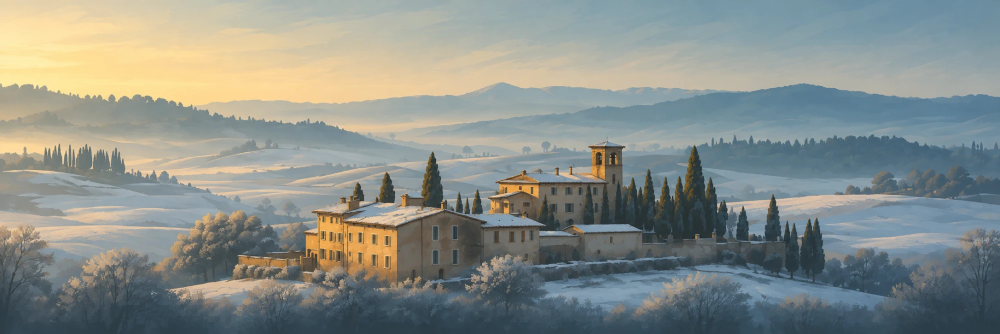
#> input picture design/what-we-do/valley-source.webp, 2000 x 667 px (shown at 1/2 size)
$ python cloud_wall.py ../../design/what-we-do/valley-source.webp out.png   (older library calls are emulated)
#> lines starting #> are read from the running program, lines starting #| are printed output that depends on the picture
"""
The cloud wall over the film's two hard cuts (lib/journey/veils.ts): the top of a bank of
cumulus, as it rises past the camera.

    python3 scripts/journey/cloud_wall.py <cloud-frame.png> <out.webp> [--seed 1] [--shade 1.0]
    python3 scripts/journey/cloud_wall.py <cloud-frame.png> <out.webp> --inside

The outline is built the way cumulus grows: large billows along the bank, smaller ones on
their tops, smaller still on those, a little ragged at the very edge (soft, wispy, never a
hard cut-out). Each billow is lit from above like a ball of cloud (bright tops, soft blue
grey under them), and the fine texture is the film's own cloud (a frame inside the cloud,
high-pass), so it reads as real vapour. It tiles left to right; its bottom fades out over
the inside of the cloud.

--inside: the inside of the cloud, which the wall shows between its edges: the film's own
view from inside the cloud, lightened into the same colours, mirrored below itself so it
repeats downwards without a seam.
"""
import argparse

import cv2
import numpy as np

p = argparse.ArgumentParser()
p.add_argument("src", help="a film frame inside the cloud (texture)")
p.add_argument("out")
p.add_argument("--seed", type=int, default=1)
p.add_argument("--shade", type=float, default=1.0, help="below 1: a little greyer (a layer further back)")
p.add_argument("--inside", action="store_true", help="the inside of the cloud instead of its edge")
a = p.parse_args()
rng = np.random.default_rng(a.seed)
LIT = np.array([1.0, 0.995, 0.985])
SHADOW = np.array([0.6, 0.67, 0.79])

if a.inside:
    g = cv2.imread(a.src, cv2.IMREAD_GRAYSCALE).astype(np.float32) / 255
    g = cv2.resize(g, (2560, 1440), interpolation=cv2.INTER_AREA)
    # Its forms, without the frame's overall light falling off to one side.
    g = g - cv2.GaussianBlur(g, (0, 0), 220) + g.mean()
    lo, hi = np.percentile(g, 1), np.percentile(g, 99.5)
    light = 0.62 + 0.38 * np.clip((g - lo) / (hi - lo), 0, 1)
    c = SHADOW + (LIT - SHADOW) * light[..., None]
    c = np.vstack([c, c[::-1]])
    cv2.imwrite(a.out, (np.clip(c, 0, 1)[..., ::-1] * 255).round().astype(np.uint8), [cv2.IMWRITE_WEBP_QUALITY, 80])
    raise SystemExit

W, H = 2560, 720
yy, xx = np.mgrid[0:H, 0:W].astype(np.float32)
acc = np.zeros((H, W), np.float32)  # the billows, blended softly into one surface
K = 4.0


def billow(cx, cy, r):
    """A ball of cloud, added to the surface (a soft max, so neighbours melt together)."""
    y0, y1 = max(0, int(cy - r - 2)), min(H, int(cy + r + 3))
    if y0 >= y1:
        return
    for shift in (-W, 0, W):  # tiles left to right
        lo, hi = max(0, int(cx - r - 2) + shift), min(W, int(cx + r + 3) + shift)
        if lo >= hi:
            continue
        sx, sy = xx[y0:y1, lo:hi] - (cx + shift), yy[y0:y1, lo:hi] - cy
        q = np.clip(1 - (sx * sx + sy * sy) / (r * r), 0, 1)
        acc[y0:y1, lo:hi] += (r * np.sqrt(q)) ** K


# The bank: big billows along it, then smaller on their upper halves, three generations.
gen, x = [], 0.0
while x < W:
    r = rng.uniform(60, 150)
    gen.append((x, rng.uniform(0.5, 0.72) * H, r))
    x += r * rng.uniform(0.7, 1.2)
everything = list(gen)
for scale, count in ((0.55, 3), (0.5, 3), (0.45, 3)):
    nxt = []
    for cx, cy, r in gen:
        for _ in range(rng.integers(1, count + 1)):
            ang = rng.uniform(-2.8, -0.35)  # on the upper side
            d = r * rng.uniform(0.6, 0.95)
            nxt.append(((cx + np.cos(ang) * d) % W, cy + np.sin(ang) * d, r * scale * rng.uniform(0.7, 1.3)))
    everything += nxt
    gen = nxt
for b in everything:
    billow(*b)
# The body of the bank under the billows rises steadily, so no billow's underside shows.
floor = np.clip((yy - 0.6 * H) * 1.6, 0, None)
height = (acc + floor**K) ** (1 / K)


def fbm(scales, seed_off=0):
#> called with scales = (70, 28), seed_off = 0
    out = np.zeros((H, W), np.float32)
    for i, s in enumerate(scales):
        n = rng.random((H // s + 2, W // s + 2)).astype(np.float32)
        n[:, -2:] = n[:, :2]  # roughly tiling
        out += cv2.resize(n, (W + 2 * s, H + 2 * s), interpolation=cv2.INTER_CUBIC)[s : s + H, s : s + W] * (0.55**i)
    return (out - out.mean()) / out.std()


# Cauliflower detail on the surface, and a ragged, soft edge.
height = height + (fbm((70, 28)) * 6 + fbm((12,)) * 1.2) * np.clip(height / 50, 0, 1)
inside = height > 10
# Solid below the outline: no gaps through to the film.
top = np.where(inside.any(axis=0), inside.argmax(axis=0), H)
inside = yy >= top[None, :]
height = np.where(inside, np.maximum(height, 6), 0)
dist_in = cv2.distanceTransform(inside.astype(np.uint8), cv2.DIST_L2, 5)
dist_out = cv2.distanceTransform((~inside).astype(np.uint8), cv2.DIST_L2, 5)
sd = dist_in - dist_out + fbm((20, 8)) * 4
alpha = np.clip((sd + 2) / 20, 0, 1)
alpha = alpha * alpha * (3 - 2 * alpha)

# Light from above and a little left, from the surface's own slope: bright tops,
# blue-grey under each billow and in the hollows between them.
hs = cv2.GaussianBlur(height, (0, 0), 4)
gx = cv2.Sobel(hs, cv2.CV_32F, 1, 0, ksize=3) / 8
gy = cv2.Sobel(hs, cv2.CV_32F, 0, 1, ksize=3) / 8
n = np.dstack([-gx, -gy, np.full_like(gx, 0.9)])
n /= np.linalg.norm(n, axis=2, keepdims=True)
L = np.array([-0.35, -0.8, 0.5], np.float32)
L /= np.linalg.norm(L)
lam = np.clip(n @ L, 0, 1)
ao = np.clip((cv2.GaussianBlur(height, (0, 0), 22) - height) / 40, 0, 1)
light = (0.4 + 0.6 * lam) * (1 - 0.4 * ao)
# The film's own cloud for the fine texture (high-pass, gentle).
tex = cv2.imread(a.src, cv2.IMREAD_GRAYSCALE).astype(np.float32) / 255
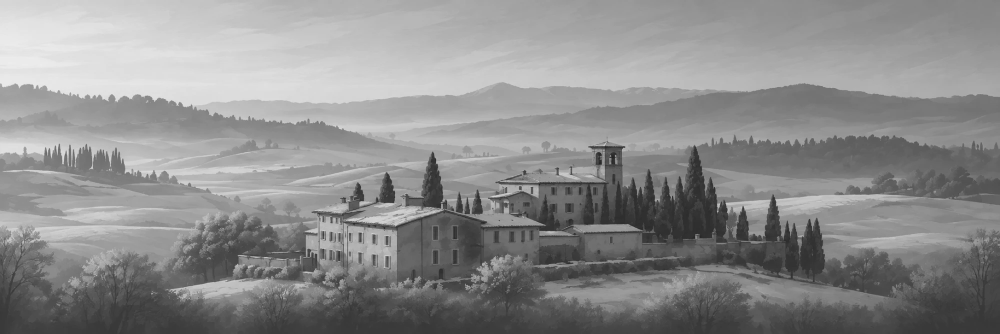
#> tex: shape (667, 2000) float32 (shown at 1/2 size); min 0.0941, max 0.933, mean 0.551
tex = cv2.resize(tex, (W, int(W * tex.shape[0] / tex.shape[1])), interpolation=cv2.INTER_AREA)
#> tex: shape (853, 2560) float32
tex = np.vstack([tex, tex[::-1]])[:H]
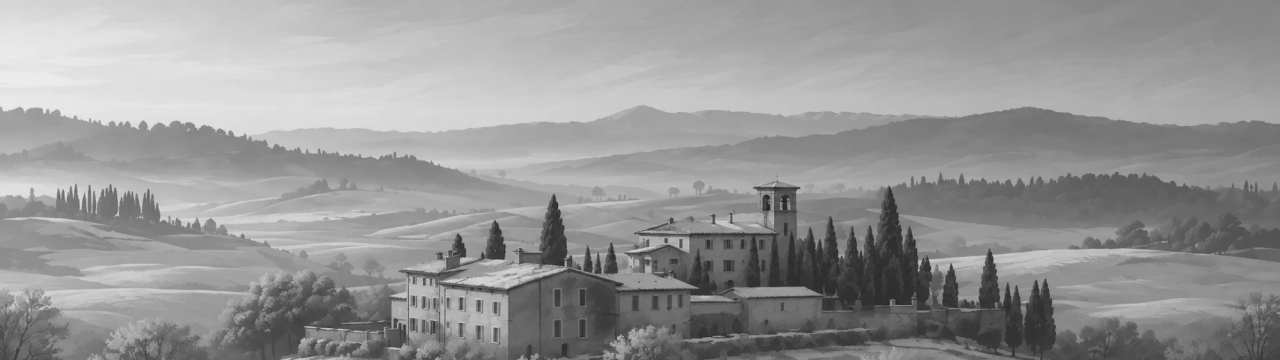
#> tex: shape (720, 2560) float32 (shown at 1/2 size); min 0.0993, max 0.931, mean 0.589
tex = tex - cv2.GaussianBlur(tex, (0, 0), 24)
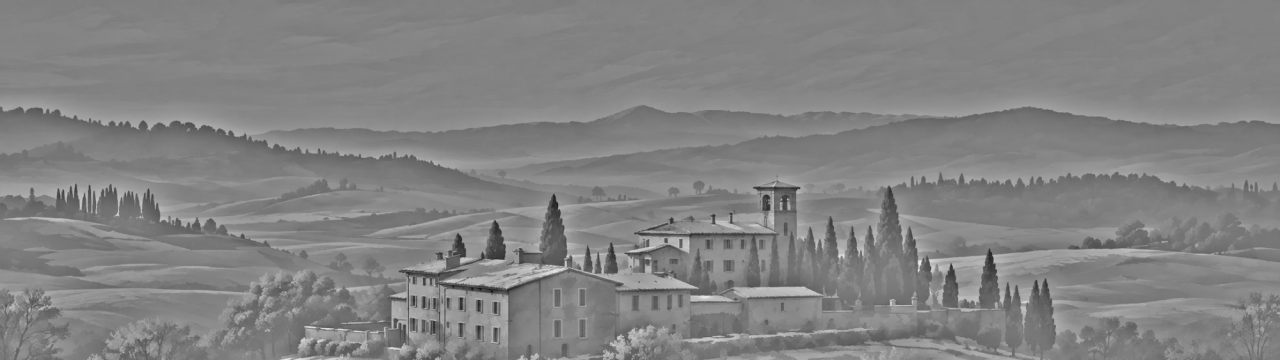
#> tex: shape (720, 2560) float32 (shown at 1/2 size); min -0.501, max 0.475, mean 3.19e-06; drawn with min black and max white
light = np.clip(cv2.GaussianBlur(light, (0, 0), 1.5) + tex * 0.9, 0, 1.05)
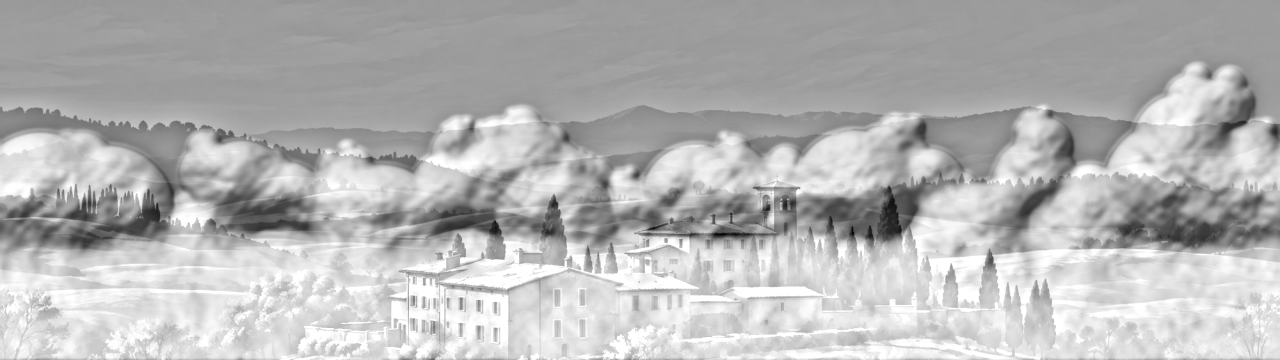
#> light: shape (720, 2560) float32 (shown at 1/2 size); min 0.134, max 1.05, mean 0.786; drawn with min black and max white
c = (SHADOW + (LIT - SHADOW) * light[..., None]) * a.shade
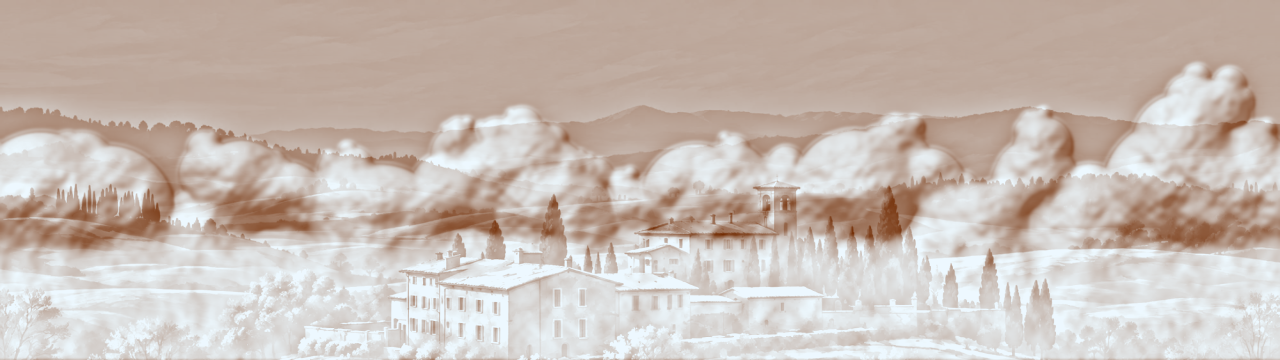
#> c: shape (720, 2560, 3) float64 (shown at 1/2 size); mean of channels 0, 1, 2 0.915, 0.926, 0.943; drawn with min black and max white
# The bottom fades out over the inside of the cloud (--inside), which goes on below it.
fade = np.clip((yy / H - 0.8) / 0.2, 0, 1)
alpha = alpha * (1 - fade * fade * (3 - 2 * fade))

bgr = (np.clip(c, 0, 1)[..., ::-1] * 255).round().astype(np.uint8)
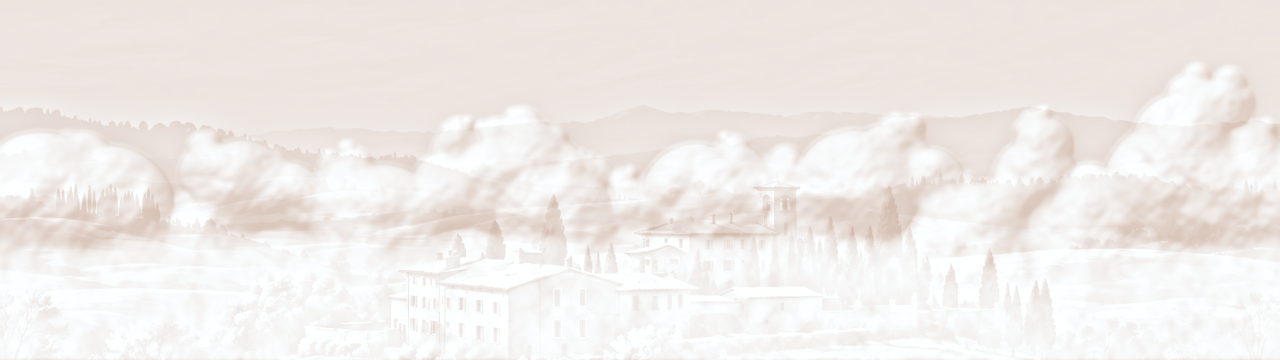
#> bgr: shape (720, 2560, 3) (shown at 1/2 size); mean of channels 0, 1, 2 240.6, 235.9, 233; drawn as R, G, B
rgba = np.dstack([bgr, (alpha * 255).round().astype(np.uint8)])
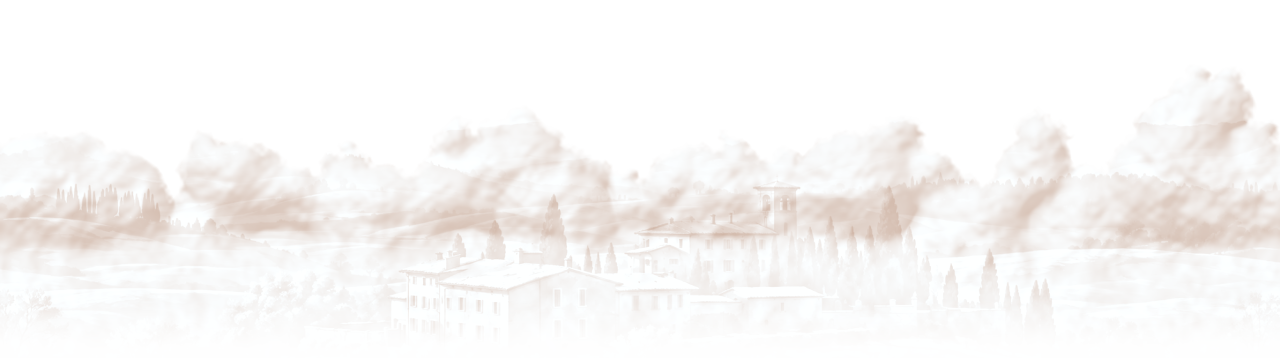
#> rgba: shape (720, 2560, 4) (shown at 1/2 size); mean of channels 0, 1, 2, 3 240.6, 235.9, 233, 127.6; transparent parts drawn white
cv2.imwrite(a.out, rgba, [cv2.IMWRITE_WEBP_QUALITY, 84])
